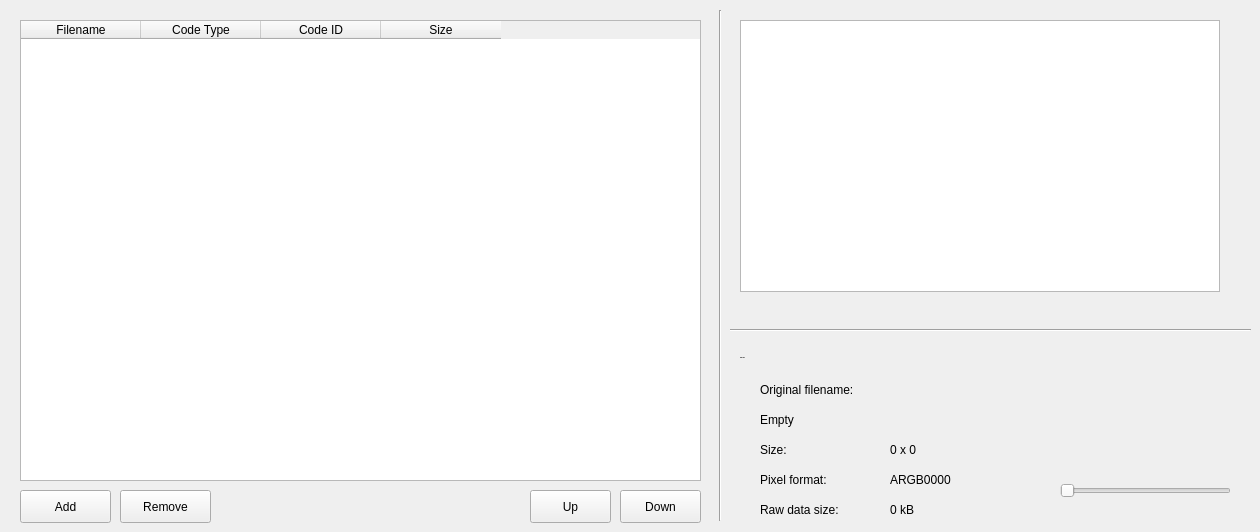
    <widget class="QWidget" name="Image">
     <attribute name="title">
      <string>Image</string>
     </attribute>
     <widget class="QGraphicsView" name="graphicsViewImage">
      <property name="geometry">
       <rect>
        <x>740</x>
        <y>20</y>
        <width>480</width>
        <height>272</height>
       </rect>
      </property>
      <property name="verticalScrollBarPolicy">
       <enum>Qt::ScrollBarAlwaysOff</enum>
      </property>
      <property name="horizontalScrollBarPolicy">
       <enum>Qt::ScrollBarAlwaysOff</enum>
      </property>
      <property name="backgroundBrush">
       <brush brushstyle="NoBrush">
        <color alpha="255">
         <red>0</red>
         <green>0</green>
         <blue>0</blue>
        </color>
       </brush>
      </property>
      <property name="sceneRect">
       <rectf>
        <x>0.000000000000000</x>
        <y>0.000000000000000</y>
        <width>480.000000000000000</width>
        <height>272.000000000000000</height>
       </rectf>
      </property>
     </widget>
     <widget class="QTableWidget" name="TableImage">
      <property name="geometry">
       <rect>
        <x>20</x>
        <y>20</y>
        <width>681</width>
        <height>461</height>
       </rect>
      </property>
      <property name="sizePolicy">
       <sizepolicy hsizetype="Expanding" vsizetype="Expanding">
        <horstretch>0</horstretch>
        <verstretch>0</verstretch>
       </sizepolicy>
      </property>
      <property name="baseSize">
       <size>
        <width>0</width>
        <height>0</height>
       </size>
      </property>
      <property name="styleSheet">
       <string notr="true"/>
      </property>
      <property name="lineWidth">
       <number>-1</number>
      </property>
      <property name="selectionMode">
       <enum>QAbstractItemView::SingleSelection</enum>
      </property>
      <property name="selectionBehavior">
       <enum>QAbstractItemView::SelectRows</enum>
      </property>
      <property name="sortingEnabled">
       <bool>false</bool>
      </property>
      <property name="columnCount">
       <number>4</number>
      </property>
      <attribute name="horizontalHeaderCascadingSectionResizes">
       <bool>false</bool>
      </attribute>
      <attribute name="horizontalHeaderMinimumSectionSize">
       <number>40</number>
      </attribute>
      <attribute name="horizontalHeaderDefaultSectionSize">
       <number>120</number>
      </attribute>
      <attribute name="horizontalHeaderStretchLastSection">
       <bool>false</bool>
      </attribute>
      <attribute name="verticalHeaderVisible">
       <bool>false</bool>
      </attribute>
      <attribute name="verticalHeaderHighlightSections">
       <bool>true</bool>
      </attribute>
      <column>
       <property name="text">
        <string>Filename</string>
       </property>
      </column>
      <column>
       <property name="text">
        <string>Code Type</string>
       </property>
      </column>
      <column>
       <property name="text">
        <string>Code ID</string>
       </property>
      </column>
      <column>
       <property name="text">
        <string>Size</string>
       </property>
      </column>
     </widget>
     <widget class="Line" name="line_V_Image">
      <property name="geometry">
       <rect>
        <x>710</x>
        <y>10</y>
        <width>20</width>
        <height>511</height>
       </rect>
      </property>
      <property name="orientation">
       <enum>Qt::Vertical</enum>
      </property>
     </widget>
     <widget class="QLabel" name="LabelStaticFilenameImage">
      <property name="geometry">
       <rect>
        <x>760</x>
        <y>380</y>
        <width>121</width>
        <height>20</height>
       </rect>
      </property>
      <property name="text">
       <string>Original filename:</string>
      </property>
     </widget>
     <widget class="QLabel" name="LabelStaticImageInfo">
      <property name="geometry">
       <rect>
        <x>740</x>
        <y>350</y>
        <width>91</width>
        <height>16</height>
       </rect>
      </property>
      <property name="font">
       <font>
        <pointsize>-1</pointsize>
        <italic>false</italic>
        <bold>true</bold>
       </font>
      </property>
      <property name="text">
       <string>Image info:</string>
      </property>
     </widget>
     <widget class="QLabel" name="LabelFilenameImage">
      <property name="geometry">
       <rect>
        <x>760</x>
        <y>410</y>
        <width>491</width>
        <height>20</height>
       </rect>
      </property>
      <property name="text">
       <string>Empty</string>
      </property>
     </widget>
     <widget class="QLabel" name="LabelStaticSizeImage">
      <property name="geometry">
       <rect>
        <x>760</x>
        <y>440</y>
        <width>121</width>
        <height>20</height>
       </rect>
      </property>
      <property name="text">
       <string>Size:</string>
      </property>
     </widget>
     <widget class="QLabel" name="LabelSizeImage">
      <property name="geometry">
       <rect>
        <x>890</x>
        <y>440</y>
        <width>161</width>
        <height>20</height>
       </rect>
      </property>
      <property name="text">
       <string>0 x 0</string>
      </property>
     </widget>
     <widget class="QPushButton" name="ButtonAddImage">
      <property name="geometry">
       <rect>
        <x>20</x>
        <y>490</y>
        <width>91</width>
        <height>33</height>
       </rect>
      </property>
      <property name="styleSheet">
       <string notr="true"/>
      </property>
      <property name="text">
       <string>Add</string>
      </property>
      <property name="icon">
       <iconset resource="SkinRessource.qrc">
        <normaloff>:/graphic/plus20.png</normaloff>:/graphic/plus20.png</iconset>
      </property>
      <property name="iconSize">
       <size>
        <width>20</width>
        <height>20</height>
       </size>
      </property>
     </widget>
     <widget class="QPushButton" name="ButtonRemoveImage">
      <property name="geometry">
       <rect>
        <x>120</x>
        <y>490</y>
        <width>91</width>
        <height>33</height>
       </rect>
      </property>
      <property name="styleSheet">
       <string notr="true"/>
      </property>
      <property name="text">
       <string>Remove</string>
      </property>
      <property name="icon">
       <iconset resource="SkinRessource.qrc">
        <normaloff>:/graphic/remove20.png</normaloff>:/graphic/remove20.png</iconset>
      </property>
      <property name="iconSize">
       <size>
        <width>20</width>
        <height>20</height>
       </size>
      </property>
     </widget>
     <widget class="QPushButton" name="ButtonUpImage">
      <property name="geometry">
       <rect>
        <x>530</x>
        <y>490</y>
        <width>81</width>
        <height>33</height>
       </rect>
      </property>
      <property name="styleSheet">
       <string notr="true"/>
      </property>
      <property name="text">
       <string>Up</string>
      </property>
      <property name="icon">
       <iconset resource="SkinRessource.qrc">
        <normaloff>:/graphic/Up_Arrow20.png</normaloff>:/graphic/Up_Arrow20.png</iconset>
      </property>
      <property name="iconSize">
       <size>
        <width>20</width>
        <height>20</height>
       </size>
      </property>
     </widget>
     <widget class="QPushButton" name="ButtonDownImage">
      <property name="geometry">
       <rect>
        <x>620</x>
        <y>490</y>
        <width>81</width>
        <height>33</height>
       </rect>
      </property>
      <property name="styleSheet">
       <string notr="true"/>
      </property>
      <property name="text">
       <string>Down</string>
      </property>
      <property name="icon">
       <iconset resource="SkinRessource.qrc">
        <normaloff>:/graphic/Down_Arrow20.png</normaloff>:/graphic/Down_Arrow20.png</iconset>
      </property>
      <property name="iconSize">
       <size>
        <width>20</width>
        <height>20</height>
       </size>
      </property>
     </widget>
     <widget class="QLabel" name="LabelStaticPixelFormatImage">
      <property name="geometry">
       <rect>
        <x>760</x>
        <y>470</y>
        <width>121</width>
        <height>20</height>
       </rect>
      </property>
      <property name="text">
       <string>Pixel format:</string>
      </property>
     </widget>
     <widget class="QLabel" name="LabelRawDataSizeImage">
      <property name="geometry">
       <rect>
        <x>890</x>
        <y>500</y>
        <width>121</width>
        <height>20</height>
       </rect>
      </property>
      <property name="text">
       <string>0 kB</string>
      </property>
     </widget>
     <widget class="QLabel" name="LabelPixelFormatImage">
      <property name="geometry">
       <rect>
        <x>890</x>
        <y>470</y>
        <width>121</width>
        <height>20</height>
       </rect>
      </property>
      <property name="text">
       <string>ARGB0000</string>
      </property>
     </widget>
     <widget class="QLabel" name="LabelStaticRawDataSizeImage">
      <property name="geometry">
       <rect>
        <x>760</x>
        <y>500</y>
        <width>121</width>
        <height>20</height>
       </rect>
      </property>
      <property name="text">
       <string>Raw data size:</string>
      </property>
     </widget>
     <widget class="Line" name="line_H_Image">
      <property name="geometry">
       <rect>
        <x>730</x>
        <y>320</y>
        <width>521</width>
        <height>20</height>
       </rect>
      </property>
      <property name="orientation">
       <enum>Qt::Horizontal</enum>
      </property>
     </widget>
     <widget class="QSlider" name="ImageCheckerBoardSlider">
      <property name="geometry">
       <rect>
        <x>1060</x>
        <y>480</y>
        <width>171</width>
        <height>22</height>
       </rect>
      </property>
      <property name="maximum">
       <number>255</number>
      </property>
      <property name="orientation">
       <enum>Qt::Horizontal</enum>
      </property>
     </widget>
    </widget>
